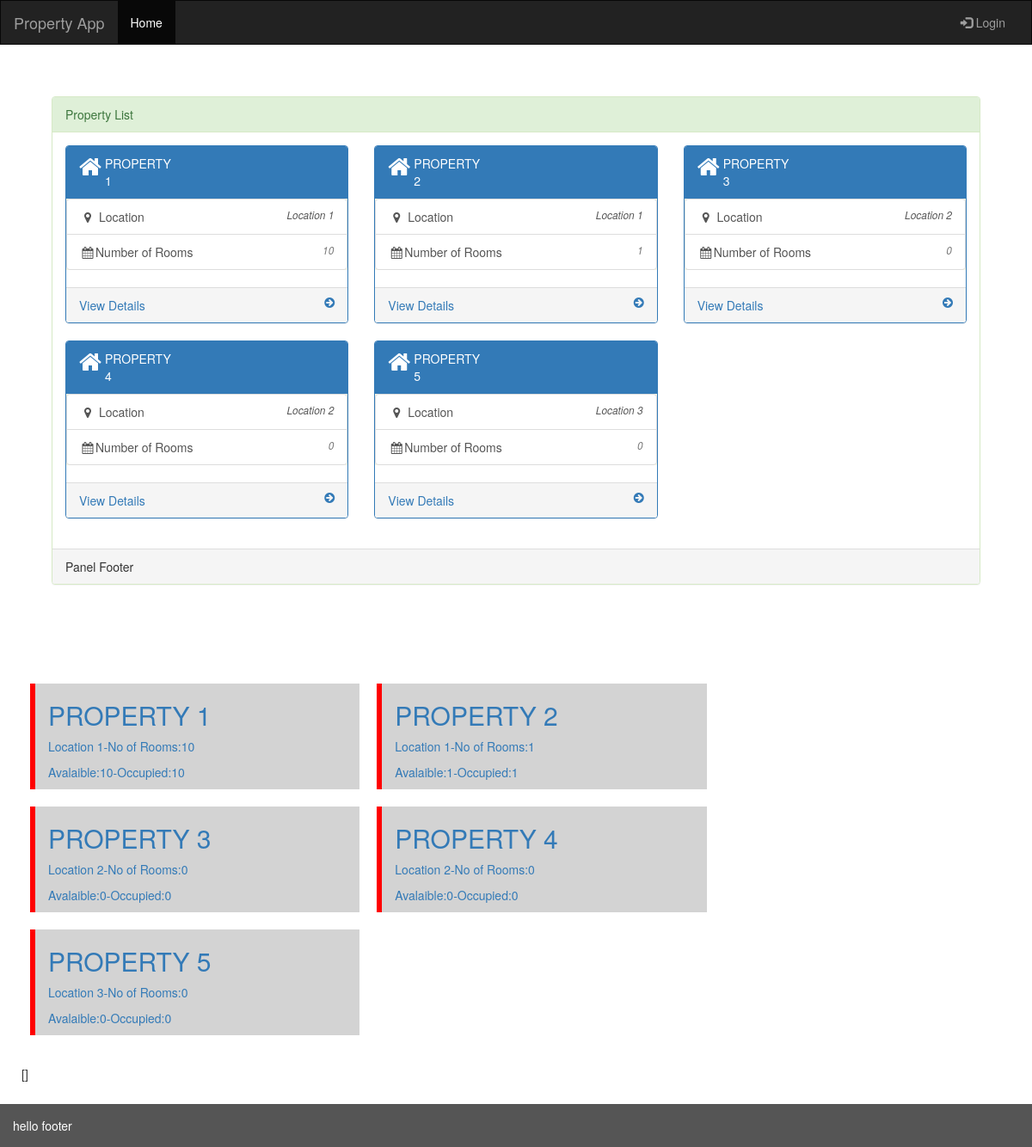
/rent/property, run on the app's committed database.
### rent/models.py (models this page shows)
class Property(models.Model):
    property_id = models.AutoField(primary_key=True)
    property_name = models.CharField(max_length=300)
    property_location = models.ForeignKey(Location, on_delete=models.CASCADE)
    timestamp = models.DateTimeField(auto_now=True)

class Location(models.Model):
    location_id = models.AutoField(primary_key=True)
    location_name = models.CharField(max_length=250)
    timestamp = models.DateTimeField(auto_now=True)

### rent/views.py (the view)
# urls.py: path('property', views.property, name='property'),
def property(request):
    location = Location.objects.all();
    room = Room.objects.all();
    property = Property.objects.all();
    property_details = Property.objects.all().annotate(num_room=Count('room')).order_by('property_id')
    string_data = []#serializers.serialize('json', property_details)
    print(property_details)
    return render(request,'rent/property.html',{'location':location,'room':room,'property':property, 'room_count':property_details, 'string_data':string_data})

### rent/templates/rent/property.html
{% extends 'base.html' %}
{% block content %}
<div class="panel panel-success">
        <div class="panel-heading">Property List</div>
        <div class="panel-body">
            <div class="row">
                {% for item in room_count %}
                <div class="col-lg-4">
                    <div class="panel panel-primary">
                        <div class="panel-heading">
                            <div class="row">
                                <div class="col-lg-1">
                                    <i class="fa fa-home fa-2x"></i>
                                </div>
                                <div class="col-lg-4">{{item.property_name|upper}}</div>
                            </div>
                        </div>
                        <div class="panel-content bg-warning">
                            <div class="list-group">
                                <a href="#" class="list-group-item">
                                    <i class="fa fa-map-marker fa-fw"></i> Location
                                    <span class="pull-right small"><em>{{item.property_location.location_name|title}}</em>
                                    </span>
                                </a>
                                <a href="#" class="list-group-item">
                                        <i class="fa fa-calendar fa-fw"></i>Number of Rooms
                                        <span class="pull-right text-muted small"><em>{{item.num_room}}</em>
                                        </span>
                                    </a>
                            </div>
                        </div>
                        <a href="{% url 'property_details' item.property_id %}">
                            <div class="panel-footer">
                                <span class="pull-left">View Details</span>
                                <span class="pull-right"><i class="fa fa-arrow-circle-right"></i></span>
                                <div class="clearfix"></div>
                            </div>
                        </a>
                    </div>
                </div>
                {% endfor %}
            </div>
        </div>
        <div class="panel-footer">Panel Footer</div>
    </div>
</div>
<div class="row porperty-row" >
        {% for item in room_count %}
        <a href="{% url 'property_details' item.property_id %}">
            <div class="col-md-4 property-block">
                    <h2>{{item.property_name|upper}}</h2>
                    <p><span>{{item.property_location.location_name}}</span>-<span>No of Rooms:{{item.num_room}}</span></p>
                    <p><span>Avalaible:{{item.num_room}}</span>-<span>Occupied:{{item.num_room}}</span></p>
            </div>
        </a>
{% endfor %}
</div>
<div class="row porperty-row" >
    {{string_data}}
</div>
{% endblock %}

### templates/base.html (shortened to what this page needs)
<html>
<head>
  {% load staticfiles %}
  <link rel="stylesheet" href="https://maxcdn.bootstrapcdn.com/bootstrap/3.3.7/css/bootstrap.min.css">
  <link rel="stylesheet" href="{% static 'css/custom_css.css' %}">
  <link rel="stylesheet" href="https://cdnjs.cloudflare.com/ajax/libs/font-awesome/4.7.0/css/font-awesome.min.css">
  <link rel="stylesheet" href="https://cdn.datatables.net/1.10.16/css/jquery.dataTables.min.css">
</head>
<body>
    {% include 'navigation.html' %}
    <div id="page-wrapper">
    {% block content %}
    {% endblock %}
    {% include 'footer.html' %}
</body>
</html>

### templates/navigation.html (shortened to what this page needs)
{% if user.is_authenticated %}
<nav class="navbar navbar-inverse">
    <div class="container-fluid">
      <div class="navbar-header">
        <button type="button" class="navbar-toggle" data-toggle="collapse" data-target="#myNavbar">
          <span class="icon-bar"></span>
          <span class="icon-bar"></span>
          <span class="icon-bar"></span>
        </button>
        <a class="navbar-brand" href="{% url 'home' %}">Property App</a>
      </div>
      <div class="collapse navbar-collapse" id="myNavbar">
        <ul class="nav navbar-nav">
          <li class="active"><a href="{% url 'home' %}">Home</a></li>
          <li><a href="{% url 'transactions' %}">Transaction</a></li>
          <li><a href="{% url 'property' %}">Property</a></li>
          <li><a href="#">Tenants</a></li>
          <li><a href="#">Contact</a></li>
        </ul>
        <ul class="nav navbar-nav navbar-right">
          <li><a href="#"><span class="glyphicon glyphicon-log-in"></span> {{user.username}} </a></li>
          <li><a href="{% url 'logout' %}"><span class="glyphicon glyphicon-log-in"></span> Logout </a></li>
        </ul>
      </div>
    </div>
  </nav>
  {% else %}
  <nav class="navbar navbar-inverse">
      <div class="container-fluid">
        <div class="navbar-header">
          <a class="navbar-brand" href="{% url 'home' %}">Property App</a>
        </div>
        <div class="collapse navbar-collapse" id="myNavbar">
          <ul class="nav navbar-nav">
            <li class="active"><a href="{% url 'home' %}">Home</a></li>
          </ul>
          <ul class="nav navbar-nav navbar-right">
            <li><a href="{% url 'login' %}"><span class="glyphicon glyphicon-log-in"></span> Login</a></li>
          </ul>
        </div>
      </div>
    </nav>
{% endif %}

### templates/footer.html
<footer>hello footer</footer>

### users/static/css/custom_css.css (style rules this page uses)
.navbar { margin-bottom: 0; border-radius: 0; }
footer { background-color: #555; color: white; padding: 15px; }
div.property-block { border-left: 6px solid red; background-color: lightgrey; margin: 10px; }
div.porperty-row { margin: 25px; }
#page-wrapper { padding: 5%; min-height:450px; }

### data on the page
Property: property_name "PROPERTY 1", property_location.location_name "Location 1", num_room "10"
Property: property_name "PROPERTY 2", property_location.location_name "Location 1", num_room "1"
Property: property_name "PROPERTY 3", property_location.location_name "Location 2", num_room "0"
Property: property_name "PROPERTY 4", property_location.location_name "Location 2", num_room "0"
Property: property_name "PROPERTY 5", property_location.location_name "Location 3", num_room "0"

### other printed values
{{ string_data }} "[]"
